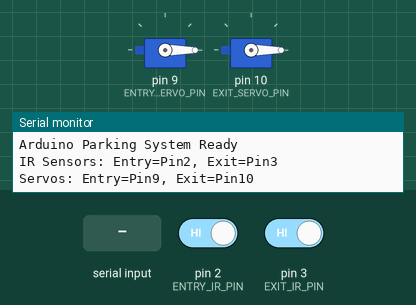
Simulated run of this sketch. Board: Arduino Uno, built with avr-gcc and run on an emulated ATmega328P. Parts: 2 × servo, the last lines printed to the serial monitor. The test bench sets the inputs (shaded band); at power-on: pin 2 (ENTRY_IR_PIN) HIGH, pin 3 (EXIT_IR_PIN) HIGH.

Above: at 1.7 s.
1.8 s: "OPEN_ENTRY\n" received over Serial
At 2.3 s:
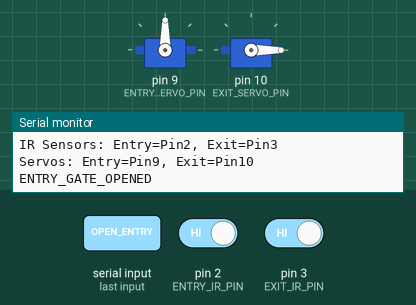
3.3 s: "OPEN_EXIT\n" received over Serial
At 4.5 s:
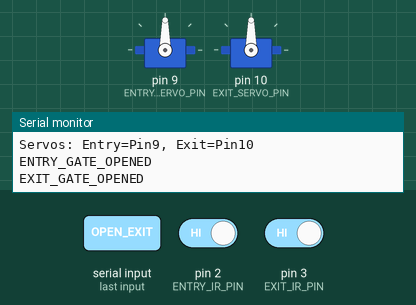
4.8 s: "CLOSE_ENTRY\n" received over Serial
At 5.9 s:
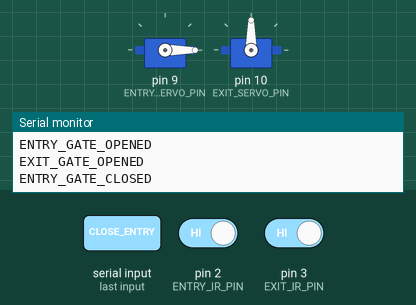
Timing chart, 0 to 7.8 s (numbered marks = the images above; inputs shaded):
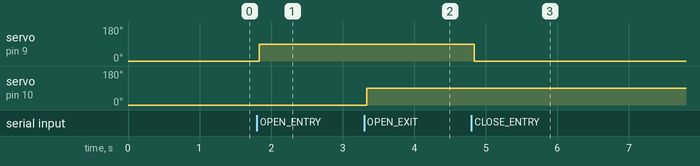

The sketch:

SmartCarPark.ino
```cpp
/*
 * Smart Parking System - Arduino Sketch
 *
 * Hardware Configuration:
 * - Entry IR Sensor: Pin 2
 * - Exit IR Sensor: Pin 3
 * - Entry Servo Motor: Pin 9
 * - Exit Servo Motor: Pin 10
 *
 * Communication: Serial @ 9600 baud
 *
 * Events sent to Python:
 * - ENTRY_DETECTED
 * - EXIT_DETECTED
 * - ENTRY_GATE_OPENED / ENTRY_GATE_CLOSED
 * - EXIT_GATE_OPENED / EXIT_GATE_CLOSED
 *
 * Commands received from Python:
 * - OPEN_ENTRY
 * - CLOSE_ENTRY
 * - OPEN_EXIT
 * - CLOSE_EXIT
 */

#include <Servo.h>

// ===== Pin Configuration =====
const int ENTRY_IR_PIN = 2;
const int EXIT_IR_PIN = 3;
const int ENTRY_SERVO_PIN = 9;
const int EXIT_SERVO_PIN = 10;

// ===== Servo Objects =====
Servo entryServo;
Servo exitServo;

// ===== Gate Positions =====
const int GATE_CLOSED = 0;   // 0 degrees = closed
const int GATE_OPEN = 90;    // 90 degrees = open

// ===== IR Sensor States =====
int entryIRState = HIGH;
int lastEntryIRState = HIGH;
int exitIRState = HIGH;
int lastExitIRState = HIGH;

// ===== Debouncing =====
unsigned long lastEntryDebounceTime = 0;
unsigned long lastExitDebounceTime = 0;
const unsigned long debounceDelay = 500;  // 500ms debounce

// ===== Gate State Tracking =====
bool entryGateOpen = false;
bool exitGateOpen = false;

void setup() {
  // Initialize serial communication
  Serial.begin(9600);

  // Initialize IR sensor pins as INPUT with internal pull-up
  pinMode(ENTRY_IR_PIN, INPUT_PULLUP);
  pinMode(EXIT_IR_PIN, INPUT_PULLUP);

  // Attach servos
  entryServo.attach(ENTRY_SERVO_PIN);
  exitServo.attach(EXIT_SERVO_PIN);

  // Initialize gates to closed position
  entryServo.write(GATE_CLOSED);
  exitServo.write(GATE_CLOSED);

  delay(500);

  Serial.println("Arduino Parking System Ready");
  Serial.println("IR Sensors: Entry=Pin2, Exit=Pin3");
  Serial.println("Servos: Entry=Pin9, Exit=Pin10");
}

void loop() {
  // Read IR sensor states
  int currentEntryIR = digitalRead(ENTRY_IR_PIN);
  int currentExitIR = digitalRead(EXIT_IR_PIN);

  // ===== Entry IR Sensor Detection =====
  // IR sensors are active LOW (LOW = object detected)
  if (currentEntryIR != lastEntryIRState) {
    lastEntryDebounceTime = millis();
  }

  if ((millis() - lastEntryDebounceTime) > debounceDelay) {
    if (currentEntryIR != entryIRState) {
      entryIRState = currentEntryIR;

      // When IR sensor goes LOW, object is detected
      if (entryIRState == LOW) {
        Serial.println("ENTRY_DETECTED");
      }
    }
  }
  lastEntryIRState = currentEntryIR;

  // ===== Exit IR Sensor Detection =====
  if (currentExitIR != lastExitIRState) {
    lastExitDebounceTime = millis();
  }

  if ((millis() - lastExitDebounceTime) > debounceDelay) {
    if (currentExitIR != exitIRState) {
      exitIRState = currentExitIR;

      // When IR sensor goes LOW, object is detected
      if (exitIRState == LOW) {
        Serial.println("EXIT_DETECTED");
      }
    }
  }
  lastExitIRState = currentExitIR;

  // ===== Process Serial Commands from Python =====
  if (Serial.available() > 0) {
    String command = Serial.readStringUntil('\n');
    command.trim();

    if (command == "OPEN_ENTRY") {
      openEntryGate();
    }
    else if (command == "CLOSE_ENTRY") {
      closeEntryGate();
    }
    else if (command == "OPEN_EXIT") {
      openExitGate();
    }
    else if (command == "CLOSE_EXIT") {
      closeExitGate();
    }
  }

  delay(50);  // Small delay to prevent excessive CPU usage
}

// ===== Gate Control Functions =====

void openEntryGate() {
  if (!entryGateOpen) {
    entryServo.write(GATE_OPEN);
    entryGateOpen = true;
    Serial.println("ENTRY_GATE_OPENED");
  }
}

void closeEntryGate() {
  if (entryGateOpen) {
    entryServo.write(GATE_CLOSED);
    entryGateOpen = false;
    Serial.println("ENTRY_GATE_CLOSED");
  }
}

void openExitGate() {
  if (!exitGateOpen) {
    exitServo.write(GATE_OPEN);
    exitGateOpen = true;
    Serial.println("EXIT_GATE_OPENED");
  }
}

void closeExitGate() {
  if (exitGateOpen) {
    exitServo.write(GATE_CLOSED);
    exitGateOpen = false;
    Serial.println("EXIT_GATE_CLOSED");
  }
}
```

Measured:
- after the input at 1.8 s, servo on pin 9 (ENTRY_SERVO_PIN): 0° → 90° at once
- after the input at 3.3 s, servo on pin 10 (EXIT_SERVO_PIN): 0° → 90° at once
- after the input at 4.8 s, servo on pin 9 (ENTRY_SERVO_PIN): 90° → 0° at once
